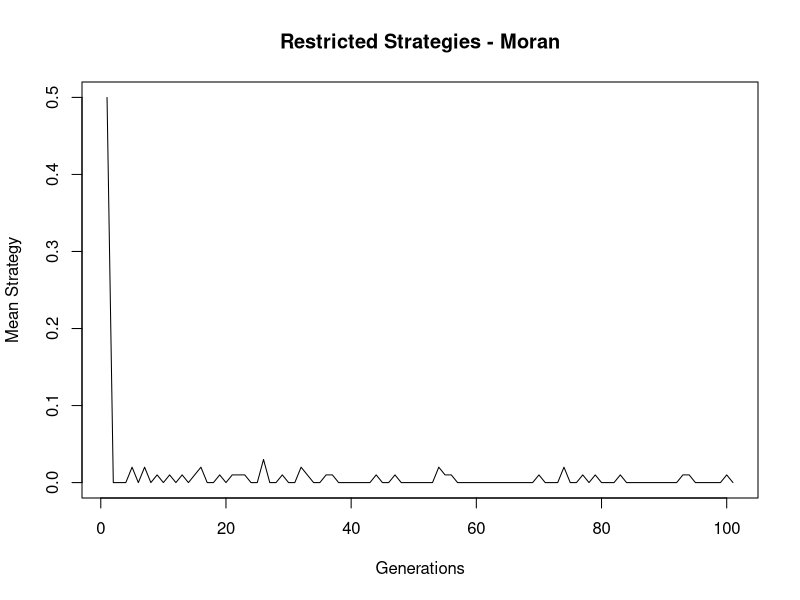
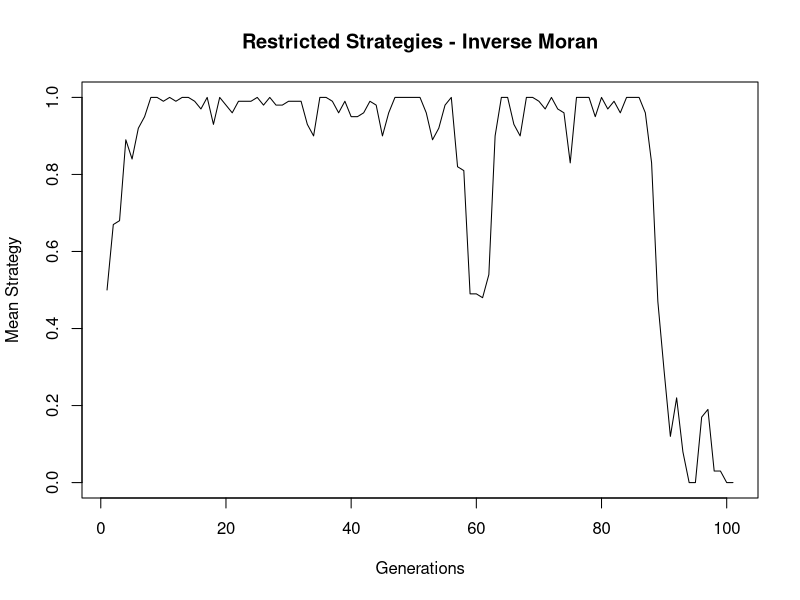
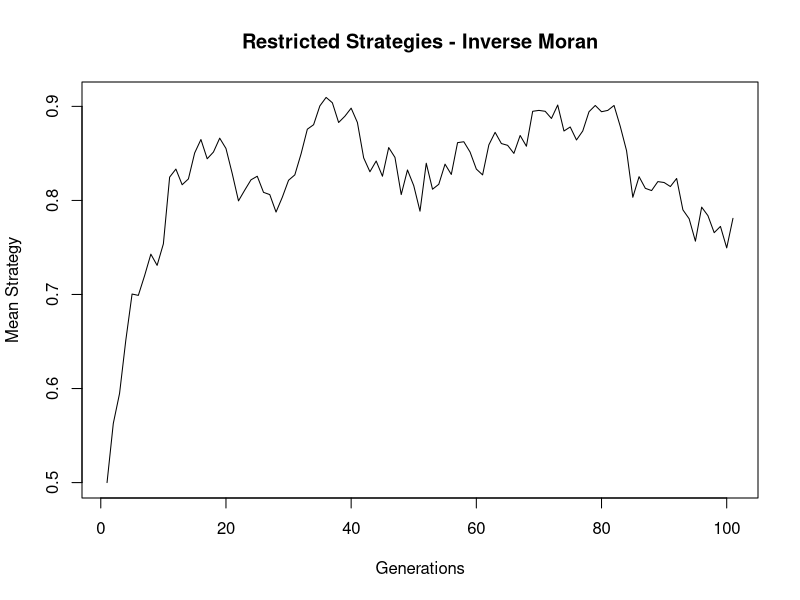
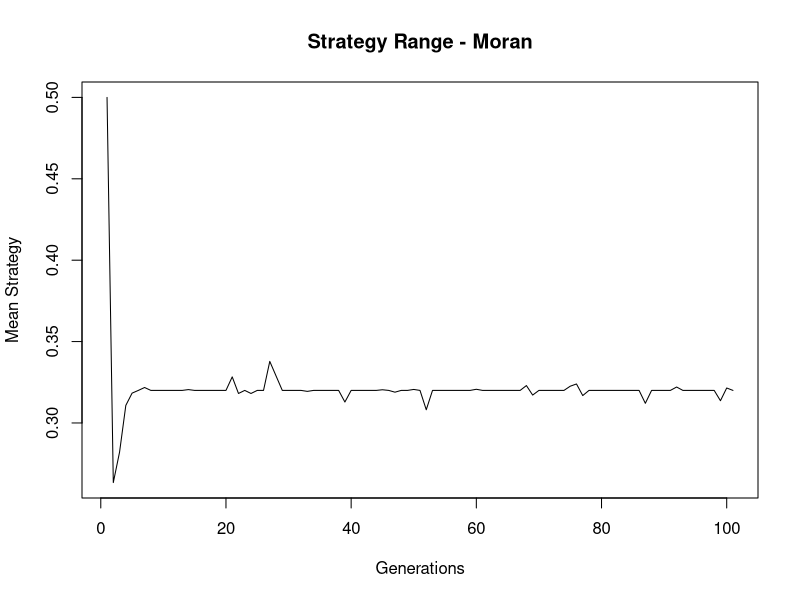
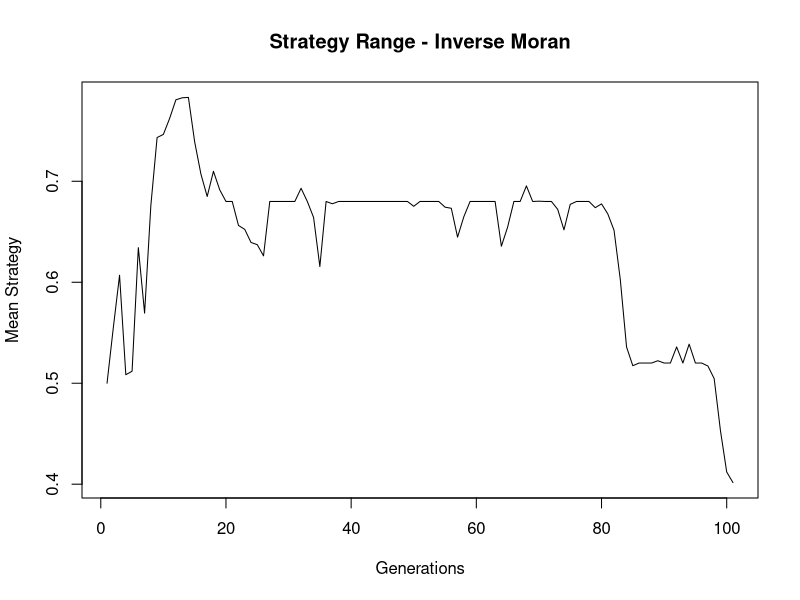
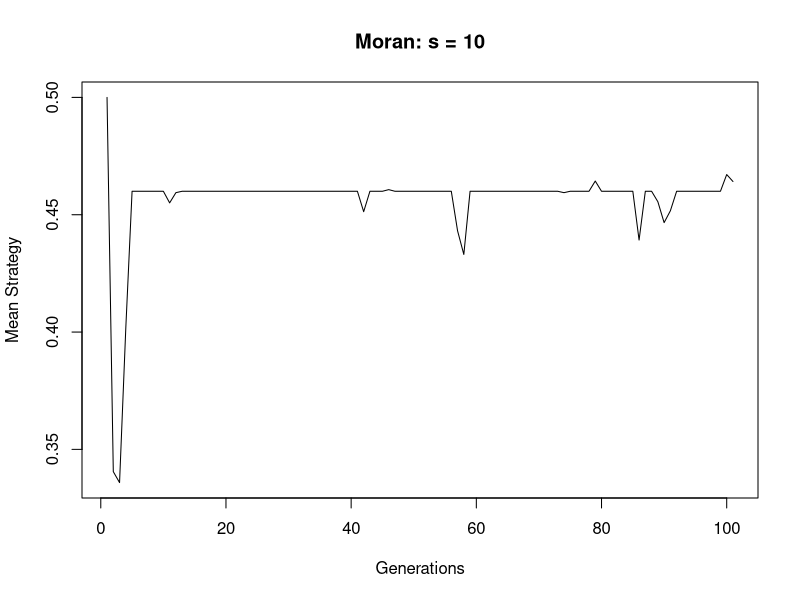
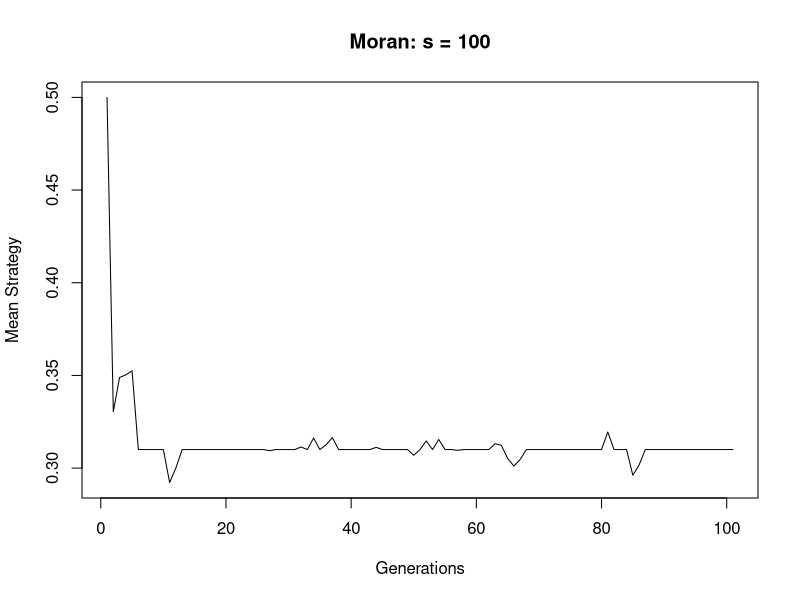
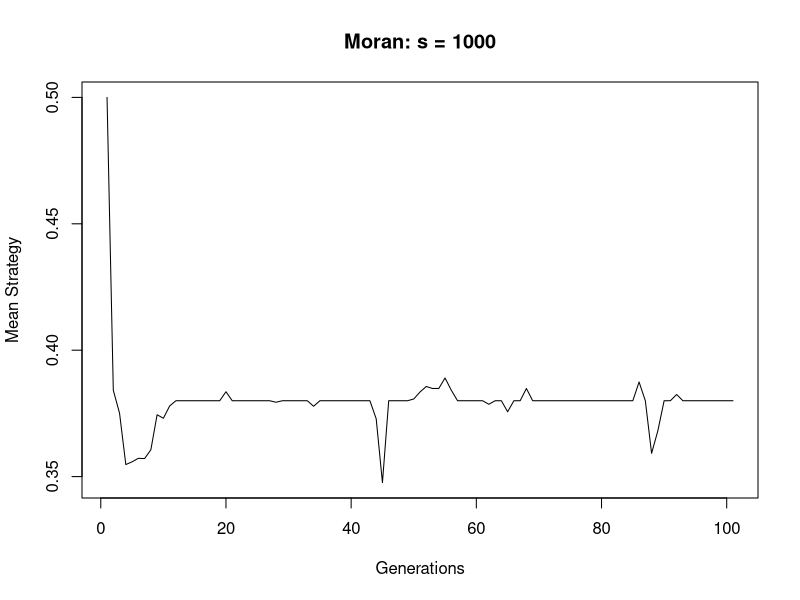

R code for these plots, in order: (Note: a time limit stopped this script after it produced the figures.)
## ---- chunk 1
set.seed(100)

# choices of selection strategy
moran <- function(s,f) {
  f <- f - max(f)
  return(exp(s*f)/(sum(exp(s*f))))
}
moran.inverse <- function(s,f) {
  f <- -f - max(-f)
  return((1 - exp(s*(f))/sum(exp(s*(f))))/(length(f)-1))
}

# n: number of agents, N: number of generations, x: genotype, s: selection strength
# m: mutation rate, strategy: moran (TRUE) or inverse moran (FALSE)

selection <- function(n, N, x, s, m, strategy) {
  # original genotype
  evolution <- matrix(, nrow = 1 + N/1000, ncol = n)
  evolution[1,] <- x
  
  for (i in 1:N){
    # phenotype based on Gaussian distribution
    phenotype <- rnorm(n, mean = x, sd = 1 - x)
    
    # fitness of population based on phenotype
    fitness <- -abs(phenotype)
    
    if (strategy) {
     repro <- moran(s,fitness)
    } else {
     repro <- moran.inverse(s,fitness)
    }

    # replacing of agent
    dead.person <- sample(n, 1)
    
    if (runif(1) < m) { # mutation happens
      x[dead.person] <- sample(evolution[1,], 1) # replace with random strategy
    } else { # selection happens
      new.person <- sample(n, 1, prob = repro)
      x[dead.person] <- x[new.person]
    }
    
    #evolution[i+1,] <- x
    if (i%%1000 == 0){
      evolution[1 + i/1000,] <- x
    }
  }
  
  return(evolution)
}

## ---- chunk 2
x <- c(replicate(50,0), replicate(50,1))

binary.moran <- selection(length(x), 100000, x, 100, 0.01, TRUE)

plot(x = c(1:101), y = rowMeans(binary.moran), type = 'l', main = 'Restricted Strategies - Moran', xlab = 'Generations', ylab = 'Mean Strategy')
## ---- chunk 3
x <- c(replicate(50,0), replicate(50,1))

binary.inverse <- selection(length(x), 100000, x, 100, 0.01, FALSE)

plot(x = c(1:101), y = rowMeans(binary.inverse), type = 'l', main = 'Restricted Strategies - Inverse Moran', xlab = 'Generations', ylab = 'Mean Strategy')

avg <- rowMeans(binary.inverse)

for (i in 1:20){
  binary.inverse2 <- selection(length(x), 100000, x, 100, 0.01, FALSE)
  avg <- matrix(c(avg, rowMeans(binary.inverse2)), nrow = 101, ncol = i+1)
}

plot(x = c(1:101), y = rowMeans(avg), type = 'l', main = 'Restricted Strategies - Inverse Moran', xlab = 'Generations', ylab = 'Mean Strategy')

## ---- chunk 4
x <- seq(0,1,0.01)
quintile.moran <- selection(length(x), 100000, x, 100, 0.001, TRUE)
quintile.inverse <- selection(length(x), 100000, x, 100, 0.001, FALSE)

plot(x = c(1:101), y = rowMeans(quintile.moran), type = 'l', main = 'Strategy Range - Moran', xlab = 'Generations', ylab = 'Mean Strategy')
plot(x = c(1:101), y = rowMeans(quintile.inverse), type = 'l', main = 'Strategy Range - Inverse Moran', xlab = 'Generations', ylab = 'Mean Strategy')
## ---- chunk 5
x <- seq(0,1,0.01)
moran1 <- selection(length(x), 100000, x, 10, 0.001, TRUE)
moran2 <- selection(length(x), 100000, x, 100, 0.001, TRUE)
moran3 <- selection(length(x), 100000, x, 1000, 0.001, TRUE)
moran4 <- selection(length(x), 100000, x, 5000, 0.001, TRUE)

plot(x = c(1:101), y = rowMeans(moran1), type = 'l', main = 'Moran: s = 10', xlab = 'Generations', ylab = 'Mean Strategy')
plot(x = c(1:101), y = rowMeans(moran2), type = 'l', main = 'Moran: s = 100', xlab = 'Generations', ylab = 'Mean Strategy')
plot(x = c(1:101), y = rowMeans(moran3), type = 'l', main = 'Moran: s = 1000', xlab = 'Generations', ylab = 'Mean Strategy')
plot(x = c(1:101), y = rowMeans(moran4), type = 'l', main = 'Moran: s = 5000', xlab = 'Generations', ylab = 'Mean Strategy')
## ---- chunk 6
x <- seq(0,1,0.01)
i.moran1 <- selection(length(x), 100000, x, 0.1, 0.001, FALSE)
i.moran2 <- selection(length(x), 100000, x, 1, 0.001, FALSE)
i.moran3 <- selection(length(x), 100000, x, 10, 0.001, FALSE)
i.moran4 <- selection(length(x), 100000, x, 100, 0.001, FALSE)

plot(x = c(1:101), y = rowMeans(i.moran1), type = 'l', main = 'Inverse Moran: s = 0.1', xlab = 'Generations', ylab = 'Mean Strategy')
plot(x = c(1:101), y = rowMeans(i.moran2), type = 'l', main = 'Inverse Moran: s = 1', xlab = 'Generations', ylab = 'Mean Strategy')
plot(x = c(1:101), y = rowMeans(i.moran3), type = 'l', main = 'Inverse Moran: s = 10', xlab = 'Generations', ylab = 'Mean Strategy')
plot(x = c(1:101), y = rowMeans(i.moran4), type = 'l', main = 'Inverse Moran: s = 100', xlab = 'Generations', ylab = 'Mean Strategy')
## ---- chunk 7
x <- seq(0,1,0.01)
m.moran1 <- selection(length(x), 100000, x, 100, 0.001, TRUE)
m.moran2 <- selection(length(x), 100000, x, 100, 0.01, TRUE)
m.moran3 <- selection(length(x), 100000, x, 100, 0.1, TRUE)

plot(x = c(1:101), y = rowMeans(m.moran1), type = 'l', main = 'Moran: m = .001', xlab = 'Generations', ylab = 'Mean Strategy')
plot(x = c(1:101), y = rowMeans(m.moran2), type = 'l', main = 'Moran: m = .01', xlab = 'Generations', ylab = 'Mean Strategy')
plot(x = c(1:101), y = rowMeans(m.moran3), type = 'l', main = 'Moran: m = .1', xlab = 'Generations', ylab = 'Mean Strategy')
## ---- chunk 8
x <- seq(0,1,0.01)
m.imoran1 <- selection(length(x), 100000, x, 100, 0.001, FALSE)
m.imoran2 <- selection(length(x), 100000, x, 100, 0.01, FALSE)
m.imoran3 <- selection(length(x), 100000, x, 100, 0.1, FALSE)

plot(x = c(1:101), y = rowMeans(m.imoran1), type = 'l', main = 'Inverse Moran: m = .001', xlab = 'Generations', ylab = 'Mean Strategy')
plot(x = c(1:101), y = rowMeans(m.imoran2), type = 'l', main = 'Inverse Moran: m = .01', xlab = 'Generations', ylab = 'Mean Strategy')
plot(x = c(1:101), y = rowMeans(m.imoran3), type = 'l', main = 'Inverse Moran: m = .1', xlab = 'Generations', ylab = 'Mean Strategy')
## ---- chunk 9

# choices of selection strategy
moran <- function(s,f) {
  f <- f - max(f)
  return(exp(s*f)/(sum(exp(s*f))))
}
moran.inverse <- function(s,f) {
  f <- -f - max(-f)
  return((1 - exp(s*(f))/sum(exp(s*(f))))/(length(f)-1))
}

# n: number of agents, N: number of generations, x: genotype, s: selection strength
# m: mutation rate, strategy: moran (TRUE) or inverse moran (FALSE)

selection2 <- function(n, N, x, s, m, strategy) {
  # original genotype
  evolution <- matrix(, nrow = 1 + N/1000, ncol = n)
  evolution[1,] <- x
  
  for (i in 1:N){
    # phenotype based on Gaussian distribution
    phenotype <- rnorm(n, mean = x, sd = sqrt(1 - x))
    
    # fitness of population based on phenotype
    fitness <- -abs(phenotype)
    
    if (strategy) {
     repro <- moran(s,fitness)
    } else {
     repro <- moran.inverse(s,fitness)
    }

    # replacing of agent
    dead.person <- sample(n, 1)
    
    if (runif(1) < m) { # mutation happens
      x[dead.person] <- sample(evolution[1,],1) # replace with random strategy
    } else { # selection happens
      new.person <- sample(n, 1, prob = repro)
      x[dead.person] <- x[new.person]
    }
    
    if (i%%1000 == 0){
      evolution[1 + i/1000,] <- x
    }
  }
  
  return(evolution)
}
## ---- chunk 10
x <- seq(0,1,0.01)

sd.moran1 <- selection(length(x), 100000, x, 100, .001, TRUE)
sd.moran2 <- selection2(length(x), 100000, x, 100, .001, TRUE)

plot(x = c(1:101), y = rowMeans(sd.moran1), type = 'l', main = 'SD 1: Moran', xlab = 'Generations', ylab = 'Mean Strategy')
plot(x = c(1:101), y = rowMeans(sd.moran2), type = 'l', main = 'SD 2: Moran', xlab = 'Generations', ylab = 'Mean Strategy')
## ---- chunk 11
x <- seq(0,1,0.01)

sd.imoran1 <- selection(length(x), 100000, x, 100, .001, FALSE)
sd.imoran2 <- selection2(length(x), 100000, x, 100, .001, FALSE)

plot(x = c(1:101), y = rowMeans(sd.imoran1), type = 'l', main = 'SD 1: Inverse Moran', xlab = 'Generations', ylab = 'Mean Strategy')
plot(x = c(1:101), y = rowMeans(sd.imoran2), type = 'l', main = 'SD 2: Inverse Moran', xlab = 'Generations', ylab = 'Mean Strategy')
